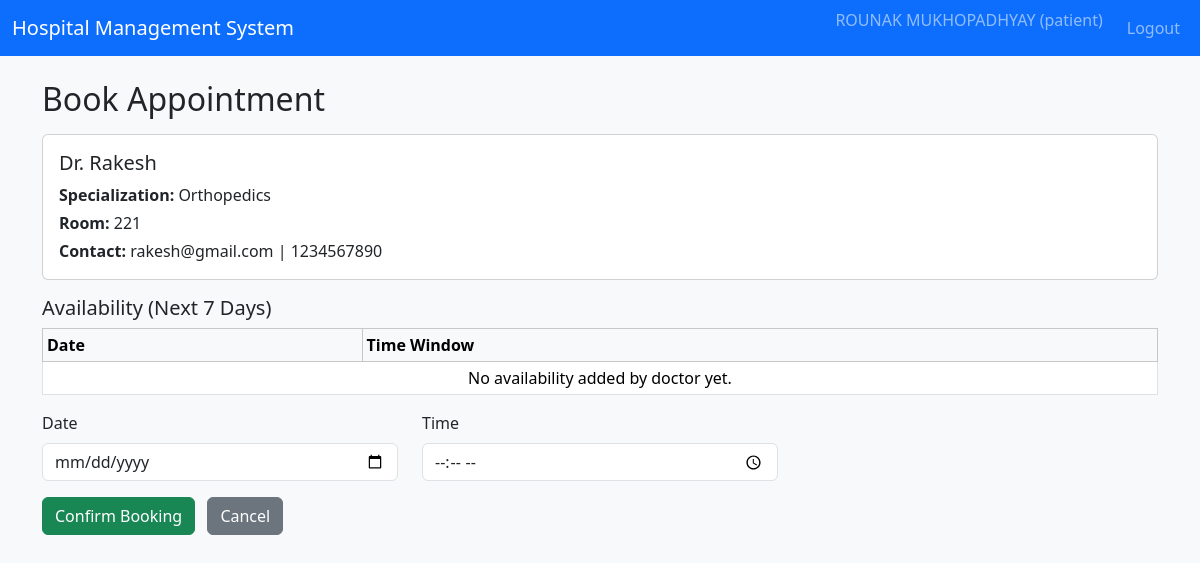
Before: /patient/book/1 (signed in) with the older database file.
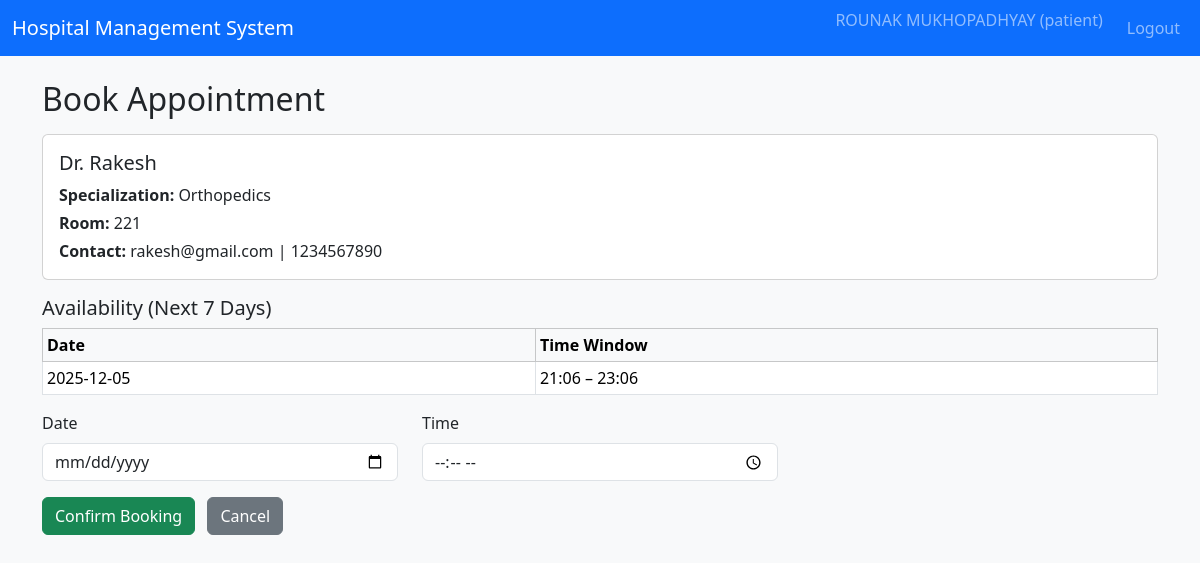
After: the same page with the newer database file.
### tables this page shows
CREATE TABLE doctor_availability (
            id INTEGER PRIMARY KEY AUTOINCREMENT,
            doctor_id INTEGER NOT NULL,
            date TEXT NOT NULL,       -- YYYY-MM-DD
            start_time TEXT NOT NULL, -- HH:MM
            end_time TEXT NOT NULL,   -- HH:MM
            max_appointments INTEGER DEFAULT 10,
            is_available INTEGER NOT NULL DEFAULT 1,
            FOREIGN KEY(doctor_id) REFERENCES doctors(id)
        );

### controllers/routes.py (the view, shortened to what this page needs)
@main_bp.route("/patient/book/<int:doctor_id>", methods=["GET", "POST"])
@login_required
@role_required("patient")
def patient_book_appointment(doctor_id):
    conn = get_db_connection()
    cur = conn.cursor()
    cur.execute(
        """
        SELECT d.id AS doctor_id,
               u.full_name,
               u.email,
               u.phone,
               d.room_no,
               d.is_blacklisted,
               dept.name AS dept_name
        FROM doctors d
        JOIN users u ON d.user_id = u.id
        LEFT JOIN departments dept ON d.department_id = dept.id
        WHERE d.id = ?;
        """,
        (doctor_id,),
    )
    doctor = cur.fetchone()
    if not doctor or doctor["is_blacklisted"]:
        conn.close()
        flash("Doctor not available.", "danger")
        return redirect(url_for("main.patient_doctors"))
    today = date_cls.today()
    max_day = today + timedelta(days=7)
    cur.execute(
        """
        SELECT * FROM doctor_availability
        WHERE doctor_id = ?
          AND is_available = 1
          AND date >= ?
          AND date <= ?
        ORDER BY date, start_time;
        """,
        (doctor_id, today.isoformat(), max_day.isoformat()),
    )
    availability = cur.fetchall()
    conn.close()
    return render_template("patient_book_appointment.html", doctor=doctor, availability=availability)

### controllers/routes.py (called while the page is built)
def login_required(view_func):
    @wraps(view_func)
    def wrapped(*args, **kwargs):
        if "user_id" not in session:
            flash("Please log in to continue.", "warning")
            return redirect(url_for("main.login"))
        return view_func(*args, **kwargs)
    return wrapped

def role_required(role):
    def decorator(view_func):
        @wraps(view_func)
        def wrapped(*args, **kwargs):
            if "user_id" not in session or session.get("role") != role:
                flash("Unauthorized access.", "danger")
                return redirect(url_for("main.login"))
            return view_func(*args, **kwargs)
        return wrapped
    return decorator

### models/models.py (called while the page is built)
def get_db_connection():
    conn = sqlite3.connect(DB_PATH)
    conn.row_factory = sqlite3.Row
    return conn

### templates/patient_book_appointment.html (shortened to what this page needs)
{% extends "base.html" %}
{% block content %}
<h2>Book Appointment</h2>
<div class="card mt-3 mb-3">
    <div class="card-body">
        <h5 class="card-title">{{ doctor['full_name'] }}</h5>
        <p class="card-text mb-1">
            <strong>Specialization:</strong> {{ doctor['dept_name'] or 'N/A' }}
        </p>
        <p class="card-text mb-1">
            <strong>Room:</strong> {{ doctor['room_no'] or '-' }}
        </p>
        <p class="card-text">
            <strong>Contact:</strong> {{ doctor['email'] or '-' }} | {{ doctor['phone'] or '-' }}
        </p>
    </div>
</div>
<h5>Availability (Next 7 Days)</h5>
<table class="table table-sm table-bordered align-middle mb-3">
    <thead class="table-light">
        <tr>
            <th>Date</th>
            <th>Time Window</th>
        </tr>
    </thead>
    <tbody>
    {% if availability %}
        {% for s in availability %}
        <tr>
            <td>{{ s['date'] }}</td>
            <td>{{ s['start_time'] }} – {{ s['end_time'] }}</td>
        </tr>
        {% endfor %}
    {% else %}
        <tr>
            <td colspan="2" class="text-center">No availability added by doctor yet.</td>
        </tr>
    {% endif %}
    </tbody>
</table>
<form method="POST" action="{{ url_for('main.patient_book_appointment', doctor_id=doctor['doctor_id']) }}">
    <div class="row">
        <div class="mb-3 col-md-4">
            <label class="form-label">Date</label>
            <input type="date" class="form-control" name="date" required>
        </div>
        <div class="mb-3 col-md-4">
            <label class="form-label">Time</label>
            <input type="time" class="form-control" name="time" required>
        </div>
    </div>
    <button type="submit" class="btn btn-success">Confirm Booking</button>
    <a href="{{ url_for('main.patient_doctors') }}" class="btn btn-secondary ms-2">Cancel</a>
</form>
{% endblock %}

Changed rows visible on the page:
added doctor_availability: date "2025-12-05", start_time "21:06", end_time "23:06"
Other visible differences:
text no longer shown: "No availability added by doctor yet."
